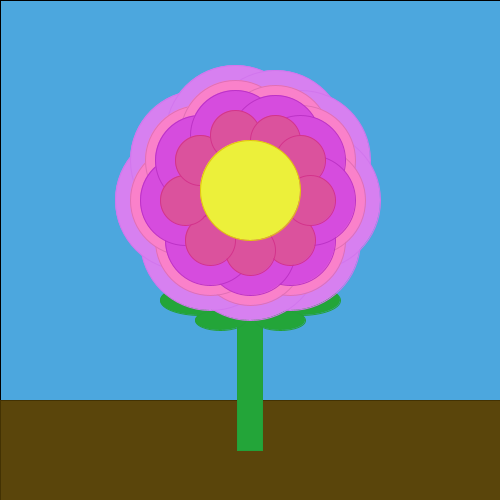
Frame 1 (no input)
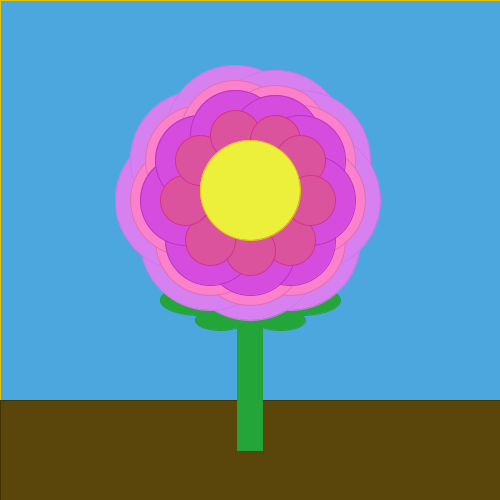
Frame 60 (the mouse pressed at the canvas centre just before this capture)
Frame 120 (the mouse held since frame 60 and released just before this capture): identical to frame 60, image omitted

The Processing sketch that drew these frames (run headless with seeded random() and noise(); from frame 60 on, the mouse is pressed at the canvas centre):

// Processing sketch: Herndon_ComplexShapes
// ── Herndon_ComplexShapes.pde
void setup() {
  size (500,500);
  background(255,255,255);
}



void draw() {
  
  //sky
  fill(76,167,222);
  rect(0,0,500,500);
  
  //dirt
  stroke(67,50,3);
  fill(90,69,11);
  rect(0,400,500,500);
  
  //plant part
  stroke(35,160,57);
  fill(35,165,57);
  rect(237, 200, 25, 250);
  
  //leaves
  stroke(35,160,57);
  fill(35,165,57);
  ellipse(300,300,80,30);
  ellipse(200,300,80,30);
  ellipse(280,320,50,20);
  ellipse(220,320,50,20);
   
  //light purple (4) flower petals   
  stroke(209,117,237);
  fill(215,128,240);
  ellipse(290,240,140,140);
  ellipse(250,250,140,140);
  ellipse(210,240,140,140);
  ellipse(185,200,140,140);
  ellipse(200,160,140,140);
  ellipse(235,135,140,140);
  ellipse(275,140,140,140);
  ellipse(300,160,140,140);
  ellipse(310,200,140,140); 
  
  //light pink (3) flower petals 
  stroke(224,111,181);
  fill(250,129,202);
  ellipse(290,240,110,110);
  ellipse(250,250,110,110);
  ellipse(210,240,110,110);
  ellipse(185,200,110,110);
  ellipse(200,160,110,110);
  ellipse(235,135,110,110);
  ellipse(275,140,110,110);
  ellipse(300,160,110,110);
  ellipse(310,200,110,110);
  
 //purple (2) flower petals 
  stroke(188,50,198);
  fill(214,76,222);
  ellipse(290,240,90,90);
  ellipse(250,250,90,90);
  ellipse(210,240,90,90);
  ellipse(185,200,90,90);
  ellipse(200,160,90,90);
  ellipse(235,135,90,90);
  ellipse(275,140,90,90);
  ellipse(300,160,90,90);
  ellipse(310,200,90,90);
 
  
  //pink (1) flower petals
 
  stroke(211,51,139);
  fill(219,82,157);
  ellipse(290,240,50,50);
  ellipse(250,250,50,50);
  ellipse(210,240,50,50);
  ellipse(185,200,50,50);
  ellipse(200,160,50,50);
  ellipse(235,135,50,50);
  ellipse(275,140,50,50);
  ellipse(300,160,50,50);
  ellipse(310,200,50,50);
  
  //middle of flower
  stroke(227,195,11);
  fill(236,240,58);
  ellipse(250,190,100,100);
  
  
}
